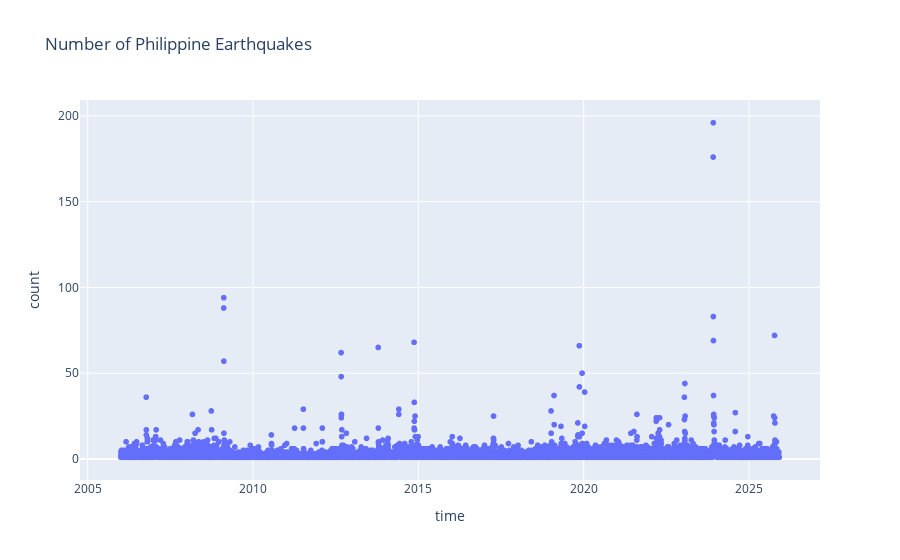

The notebook cell saved with this chart:
### Markdown cell above
Plot the dataframe to observe trends

### Code cell
import plotly.express as px

fig = px.scatter(df_counts, x = df_counts.index, y = df_counts, title='Number of Philippine Earthquakes')
fig.show()

### Figure 1 — Plotly figure (JSON) as saved in the notebook; plotly's stock layout.template omitted (floating-point values rounded to 4 significant figures; data arrays with more than 128 entries replaced by an {"elided": "..."} marker saying what was removed)
{"data": [{"hovertemplate": "time=%{x}<br>count=%{y}<extra></extra>", "legendgroup": "", "marker": {"color": "#636efa", "symbol": "circle"}, "mode": "markers", "name": "", "showlegend": false, "type": "scattergl", "x": {"elided": "6245 str values"}, "xaxis": "x", "y": {"elided": "6245 int values"}, "yaxis": "y"}], "layout": {"legend": {"tracegroupgap": 0}, "title": {"text": "Number of Philippine Earthquakes"}, "xaxis": {"anchor": "y", "domain": [0, 1], "title": {"text": "time"}}, "yaxis": {"anchor": "x", "domain": [0, 1], "title": {"text": "count"}}}}
